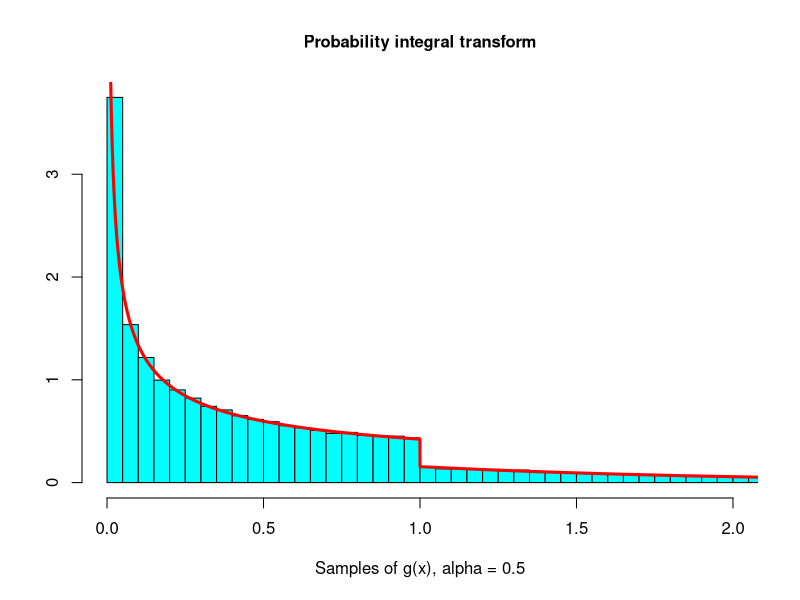
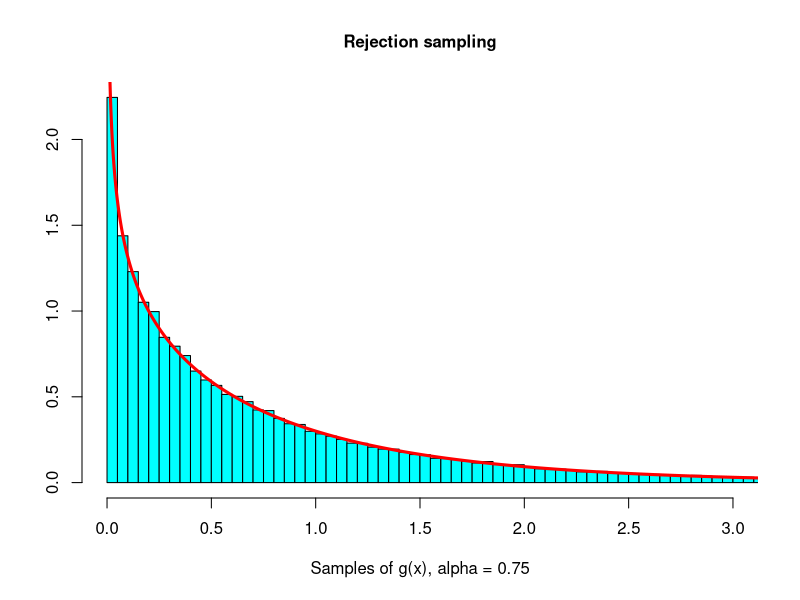

R code for these plots, in order: (Note: a time limit stopped this script after it produced the figures.)
## ---- chunk 1
knitr::opts_chunk$set(echo = TRUE, cache = TRUE, autodep = TRUE)
## ---- chunk 2
library(MASS)
library(ggplot2)
library(gridExtra)
## ---- chunk 3
# #------Probability integral transform--------#
# Initialize
n <- 100000
alpha <- 0.5
x <- sort(runif(n,0.01,8))

# Functions and sampling
gsample <- function(n,alpha){
  c <- (exp(1)*alpha)/(exp(1)+alpha)
  u <- runif(n)
  
  x1 <- (u*(alpha/c))^(1/alpha)
  x2 <- -log((1/alpha+1/(exp(1))-u/c))
  
  x <- matrix(0,n,1)
  
  for (i in 1:n){
    if(u[i]>= (c/alpha)){
      x[i] <- x2[i]
    }
    else {
      x[i] <- x1[i]
    }
  }
  return(x)
}

xsample2 <- gsample(n, alpha) 

# Check sampling
gfunc <- matrix(0,n,1)

for (i in 1:n){
  if(x[i] <= 0){
    gfunc[i] <- 0
  }
  else if (x[i] < 1) {
    gfunc[i] <- ((exp(1)*alpha)/(exp(1)+alpha))*(x[i]^(alpha-1))
  }
  else {
    gfunc[i] <- ((exp(1)*alpha)/(exp(1)+alpha))*exp(-x[i])
  }
}
## ---- chunk 4
# Plot
dataf <- data.frame(x, gfunc, xsample2)

truehist(xsample2, xlab = "Samples of g(x), alpha = 0.5",main = "Probability integral transform", xlim = range(0:2), cex.main = 1, cex.lab = 1)
lines(x,gfunc, col = "red", lwd = 3)


## ---- chunk 5
# ---------Utilities -----------# 
acceptanceProb <- function(x,alpha){
  if (x < 1) {
    return (exp(-x))
  }
  return (x^(alpha-1))
}

# -------------- Main function ---------------#
sampleGammaRejection <- function(alpha, n) {
  xsample <- matrix(0,n,1)
  for (j in 1:n){
    fin <- 0
    while (fin == 0){
      xsample[j] <- gsample(1,alpha)
      acc <- acceptanceProb(xsample[j], alpha) 
      u <- runif(1)
      if (u <= acc){
        fin = 1
      }
    }
  }
  return (xsample)
}
## ---- chunk 6
# Sample
alpha <- 0.75
xsample <- sampleGammaRejection(alpha, n)


#Check sampling
gammaf <- function(alpha,x){
  res <- (1/gamma(alpha))*(x^(alpha-1))*exp(-x)
  return(res)
}
y <- gammaf(alpha, x)
check <- data.frame(mean = mean(xsample), truemean = alpha, var = var(xsample), truevar = alpha)
print(check)

#Plot
truehist(xsample, main = "Rejection sampling", xlab = "Samples of g(x), alpha = 0.75", 
         xlim = range(0:3), cex.main = 1, cex.lab = 1)
lines(x,y, col = "red", lwd = 3)
## ---- chunk 7
# ---------- Utilities ------------ #
f_star <- function(x, alpha){
  return (((alpha-1)/2)*x -exp(x)/2)
}

# ----------Main function ------------ #
sampleGammaRatioUniforms <- function(alpha, n) { 
  
  # Determine bounds on a log scale
  log_a_pluss <- (alpha-1)/2 * (log(alpha-1)-1)
  #log_a_minus <- -Inf
  log_b_pluss <- (alpha+1)/2 * log((alpha+1)*exp(-1))
  #log_b_minus <- -Inf # log of both limits...
  
  # Iterations
  count <- 1
  it <- 1
  
  xSample <- matrix(0,n,1)
  
  # Until we have n realisations
  while (it <= n) {
    
    # Uniform sampling
    log_u_1 <- log(runif(1)) + log_a_pluss
    log_u_2 <- log(runif(1)) + log_b_pluss
    
    # Change of variables
    # x_2 <- log_u_1
    # x_1 <- log_u_2 - log_u_1
    log_x <- log_u_2 - log_u_1 #log(u2/u1)
    
    # Acceptance
    if (log_u_1 <= f_star(log_x, alpha)) {
      
      xSample[it] <- log_x
      
      # Increment
      it <- it + 1
      #print(log_u_1 - f_star(log_x, alpha)); flush.console()
      count <- count + 1
    }
    else {
      # Increment count
      count <- count + 1
    }
  }
  struct <- data.frame(xSample = exp(xSample) , count)
  
  return (struct)
}
## ---- chunk 8
# ---------- Utilities ------------ #
n <- 1000 # No. of samples
alphamax <- 2000
counts <- matrix(0,1,alphamax-1)

# Generating realisations for set of alphas
count_it <- 0
for (alpha in 2:alphamax) {

  out <- sampleGammaRatioUniforms(alpha, n)
  count_it <- count_it + 1
  counts[count_it] <- out$count[1]

}

frame <- data.frame(alpha = 2:alphamax, counts = counts)
plot(2:alphamax, counts, main = "Rejection sampling: Number of iterations to achieve 1000 samples", 
     xlab = "Alpha", ylab = "Counts")

## ---- chunk 9
# Exponential distribution
sampleExponential <- function(lambda, n){
  x <- -(1/lambda)*log(runif(n))
  return(x)
}

# ----- Main function: Gamma sampling -----#
sampleGamma <- function(alpha, beta, n) {
  
  if (alpha > 1) {
    xFrame <- sampleGammaRatioUniforms(alpha,n)
    xSample <- xFrame$xSample
    
  }
  else if ( alpha < 1) {
    xSample <- sampleGammaRejection(alpha, n)
  }
  else {
    xSample <- sampleExponential(lambda = 1, n)
  }
  
  return (beta*xSample)
}
## ---- chunk 10
# -------------------- Sample Dirichlet -----------------------#
n <- 10000
K <- 3
alpha <- 1:K


zSample <- matrix(0,n,K)
dirSample <- matrix(0,n,K)
dirMean <- matrix(0,K,1)

for (i in 1:n) {
  for (j in 1:K){
    zSample[i, j] <- sampleGamma(alpha[j], 1, 1)
  }
  for (j in 1:K){
    dirSample[i, j] <- zSample[i,j]/(sum(zSample[i,]))
  }
}

for (j in 1:K) {
  dirMean[j] <- mean(dirSample[j,])
}

# Verify marginal distributions are beta
xUni <- seq(0,1,1/n)
betaSamples_1 <- dbeta(xUni, alpha[1], sum(alpha)-alpha[1])
betaSamples_2 <- dbeta(xUni, alpha[2], sum(alpha)-alpha[2])
betaSamples_3 <- dbeta(xUni, alpha[3], sum(alpha)-alpha[3])


# Plotting
par(mfrow=c(1,3))
truehist(dirSample[,1], main = "Marginal dirichlet distributions", xlab = "")
lines(xUni, betaSamples_1, col = "red", lwd = 2)

truehist(dirSample[,2], xlab = "")
lines(xUni, betaSamples_2, col = "red", lwd = 2)

truehist(dirSample[,3], xlab = "")
lines(xUni, betaSamples_3, col = "red", lwd = 2)

## ---- chunk 11
# Birthdays
sim <- 1000000
stud <- 35
count <- 0

for (i in 1:sim){
  bdays <- round(runif(stud)*365)
  if (sum(duplicated(bdays))>=1){
    count <- count + 1
  }
}

prob <- count/sim
print(prob)
## ---- chunk 12
# Sample posterior distribution of q
n <- 10000
K <- 4
alpha <- c(55+0.5,57+0.5,48+0.5,40+0.5)


zSample <- matrix(0,n,K)
dirSample <- matrix(0,n,K)
dirMean <- matrix(0,K,1)

for (i in 1:n) {
  for (j in 1:K){
    zSample[i, j] <- sampleGamma(alpha[j], 1, 1)
  }
  for (j in 1:K){
    dirSample[i, j] <- zSample[i,j]/(sum(zSample[i,]))
  }
}

for (j in 1:K) {
  dirMean[j] <- mean(dirSample[j,])
}

# Verify marginal distributions are beta
xUni <- seq(0,1,1/n)
betaSamples_1 <- dbeta(xUni, alpha[1], sum(alpha)-alpha[1])
betaSamples_2 <- dbeta(xUni, alpha[2], sum(alpha)-alpha[2])
betaSamples_3 <- dbeta(xUni, alpha[3], sum(alpha)-alpha[3])
betaSamples_4 <- dbeta(xUni, alpha[4], sum(alpha)-alpha[4])


# Plotting
par(mfrow=c(2,2))

truehist(dirSample[,1], main ="Marginal posterior distribution of q_1", xlab = "")
lines(xUni, betaSamples_1, col = "red", lwd = 2)

truehist(dirSample[,2], main = "Marginal posterior distribution of q_2", xlab = "")
lines(xUni, betaSamples_2, col = "red", lwd = 2)

truehist(dirSample[,3], main = "Marginal posterior distribution of q_3", xlab = "")
lines(xUni, betaSamples_3, col = "red", lwd = 2)

truehist(dirSample[,4], main = "Marginal posterior distribution of q_4", xlab = "")
lines(xUni, betaSamples_4, col = "red", lwd = 2)
## ---- chunk 13
sampleBeta <- function(alpha, beta, n){
  Y <- sampleGamma(alpha, beta = 1,n)
  Z <- sampleGamma(alpha = beta, beta = 1, n)
  xsample <- Y/(Y+Z)
}
## ---- chunk 14
# -------------- Multinomial sampling -----------------# 
# Input: 
# p : Sorted list of probabilities summing to unity.
# N : Number of draws
# Output:
# out: vector of draws corresponding to each interval

sampleMultinomial <- function(p, N) {
  
  len_p <- length(p)

  # Compute cumulative sum
  cumSum <- matrix(0,len_p, 1)
  cumSum[1] <- p[1]
  for (i in 2:len_p) {
    cumSum[i] <- cumSum[i-1] + p[i]
  }
  
  u <- runif(N)
  
  # Increment output draws
  out <- matrix(0, len_p, 1)
  for (i in 1:N) {
    for (j in 1:len_p) {
      if (u[i] < cumSum[j]) {
        out[j] <- out[j] + 1
        break
      }
    }
  }
  return (out)
}
## ---- chunk 15
# ----------------------------- Sample posterior means, 95 % confidence -----------------------------# 
findIndex <- function(vec){
  for (i in 1:length(vec)) {
    if (vec[i] == 1) {
      return (i)
    }
  }
  return(-1)
}

calcP <- function(weights, N, K) {
  
  # Choose random season
  u <- runif(1)
  p <- c(0.25, 0.5, 0.75, 1.0)
  out <- sampleMultinomial(p, 1)
  index <- findIndex(out)
  temp <- weights[index] * factorial(K[index]) / factorial(K[index]-N[index]) * 1 / K[index]^N[index]
  return (1 - temp)
}

samplePosterior <- function(p, students, draws, daysInSeason) {
  
  post <- matrix(0, draws, 1)
  out <- matrix(1, length(p),1)
    
  # For efficiency
  #p <- sort(p, ndex.return = FALSE)
  
  for (i in 1:draws){
    out <- sampleMultinomial(p, students)
    post[i] <- calcP(p, out, daysInSeason)
  }

  return (post)
}

computePosteriorMeans <- function(p, students, draws, daysInSeason) {
  
  post <- samplePosterior(p, students, draws, daysInSeason)
  
  return (post)
}
## ---- chunk 16
students <- 35
draws <- 100000

daysInSeason <- matrix(c(92, 92, 91, 90))
p <- matrix(c(92 / 365, 92 / 365, 91 / 365, 92 / 365))

means <- computePosteriorMeans(p, students, draws, daysInSeason)
means_sorted <- sort(means)
meanframe <- data.frame(means_sorted[2500:97500])
ggplot(meanframe) + geom_histogram(aes(x = meanframe, y = ..density..), binwidth = 0.0151, col = "black", fill = "cyan", alpha = 0.5) + labs(x = "Values for p", y = "", title = "Histogram of means of estimated values for p")
#truehist(means_sorted[2500:97500])
